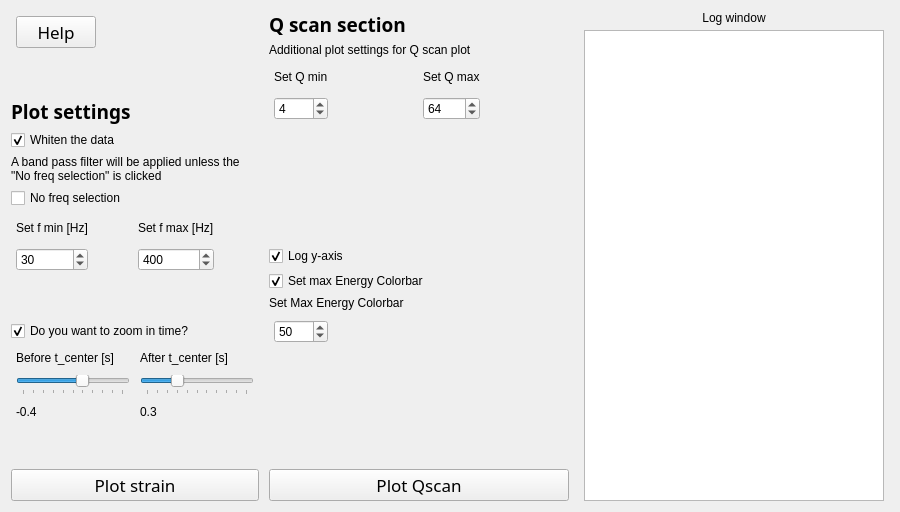
      <widget class="QWidget" name="tab_2">
       <attribute name="title">
        <string>Plot Data</string>
       </attribute>
       <attribute name="toolTip">
        <string>&lt;html&gt;&lt;head/&gt;&lt;body&gt;&lt;p&gt;&lt;span style=&quot;font-size: 15px;&quot;&gt;After having downloaded some data, click on 'Plot strain' and 'Plot Qscan' to visualize them.&lt;/span&gt;&lt;/p&gt;&lt;/body&gt;&lt;/html&gt;</string>
       </attribute>
       <layout class="QGridLayout" name="gridLayout_6">
        <item row="0" column="0">
         <layout class="QHBoxLayout" name="horizontalLayout_6">
          <property name="spacing">
           <number>5</number>
          </property>
          <property name="leftMargin">
           <number>0</number>
          </property>
          <property name="rightMargin">
           <number>0</number>
          </property>
          <item>
           <layout class="QVBoxLayout" name="verticalLayout_6">
            <item>
             <layout class="QHBoxLayout" name="horizontalLayout_10" stretch="1,2">
              <property name="spacing">
               <number>5</number>
              </property>
              <property name="leftMargin">
               <number>5</number>
              </property>
              <property name="topMargin">
               <number>5</number>
              </property>
              <property name="rightMargin">
               <number>5</number>
              </property>
              <property name="bottomMargin">
               <number>5</number>
              </property>
              <item>
               <widget class="QPushButton" name="helpButton2">
                <property name="font">
                 <font>
                  <family>Montserrat</family>
                  <pointsize>13</pointsize>
                 </font>
                </property>
                <property name="toolTip">
                 <string>&lt;html&gt;&lt;head/&gt;&lt;body&gt;&lt;p&gt;&lt;span style=&quot;font-size: 15px;&quot;&gt;Displays help contents for the &quot;Plot Data&quot; tab.&lt;/span&gt;&lt;/p&gt;&lt;/body&gt;&lt;/html&gt;</string>
                </property>
                <property name="text">
                 <string>Help</string>
                </property>
               </widget>
              </item>
              <item>
               <spacer name="horizontalSpacer_7">
                <property name="orientation">
                 <enum>Qt::Orientation::Horizontal</enum>
                </property>
                <property name="sizeHint" stdset="0">
                 <size>
                  <width>40</width>
                  <height>20</height>
                 </size>
                </property>
               </spacer>
              </item>
             </layout>
            </item>
            <item>
             <spacer name="verticalSpacer_11">
              <property name="orientation">
               <enum>Qt::Orientation::Vertical</enum>
              </property>
              <property name="sizeHint" stdset="0">
               <size>
                <width>20</width>
                <height>40</height>
               </size>
              </property>
             </spacer>
            </item>
            <item>
             <widget class="QLabel" name="label_25">
              <property name="font">
               <font>
                <family>Montserrat</family>
                <pointsize>14</pointsize>
                <bold>true</bold>
               </font>
              </property>
              <property name="text">
               <string>&lt;html&gt;&lt;head/&gt;&lt;body&gt;&lt;p&gt;Plot settings&lt;/p&gt;&lt;/body&gt;&lt;/html&gt;</string>
              </property>
             </widget>
            </item>
            <item>
             <widget class="QCheckBox" name="checkBox_5">
              <property name="toolTip">
               <string>&lt;html&gt;&lt;head/&gt;&lt;body&gt;&lt;p&gt;&lt;span style=&quot;font-size: 15px;&quot;&gt;Whitening is a process to remove noise from GW data.&lt;/span&gt;&lt;/p&gt;&lt;/body&gt;&lt;/html&gt;</string>
              </property>
              <property name="text">
               <string>Whiten the data</string>
              </property>
              <property name="checked">
               <bool>true</bool>
              </property>
             </widget>
            </item>
            <item>
             <widget class="QLabel" name="label_9">
              <property name="sizePolicy">
               <sizepolicy hsizetype="Minimum" vsizetype="Preferred">
                <horstretch>0</horstretch>
                <verstretch>0</verstretch>
               </sizepolicy>
              </property>
              <property name="minimumSize">
               <size>
                <width>0</width>
                <height>0</height>
               </size>
              </property>
              <property name="text">
               <string>&lt;html&gt;&lt;head/&gt;&lt;body&gt;&lt;p&gt;A band pass filter will be applied unless the &amp;quot;No freq selection&amp;quot; is clicked&lt;/p&gt;&lt;/body&gt;&lt;/html&gt;</string>
              </property>
              <property name="wordWrap">
               <bool>true</bool>
              </property>
             </widget>
            </item>
            <item>
             <widget class="QCheckBox" name="checkBox_7">
              <property name="text">
               <string>No freq selection </string>
              </property>
              <property name="tristate">
               <bool>false</bool>
              </property>
             </widget>
            </item>
            <item>
             <layout class="QGridLayout" name="gridLayout_2" rowstretch="0,0" columnstretch="0,0,0,0">
              <property name="leftMargin">
               <number>5</number>
              </property>
              <property name="topMargin">
               <number>5</number>
              </property>
              <property name="rightMargin">
               <number>5</number>
              </property>
              <property name="bottomMargin">
               <number>5</number>
              </property>
              <property name="spacing">
               <number>10</number>
              </property>
              <item row="0" column="0">
               <widget class="QLabel" name="label_20">
                <property name="text">
                 <string>Set f min [Hz]</string>
                </property>
               </widget>
              </item>
              <item row="0" column="2">
               <widget class="QLabel" name="label_21">
                <property name="text">
                 <string>Set f max [Hz]</string>
                </property>
               </widget>
              </item>
              <item row="1" column="0">
               <widget class="QSpinBox" name="spinBox_3">
                <property name="enabled">
                 <bool>true</bool>
                </property>
                <property name="minimum">
                 <number>10</number>
                </property>
                <property name="maximum">
                 <number>1000</number>
                </property>
                <property name="singleStep">
                 <number>10</number>
                </property>
                <property name="value">
                 <number>30</number>
                </property>
               </widget>
              </item>
              <item row="1" column="2">
               <widget class="QSpinBox" name="spinBox_4">
                <property name="minimum">
                 <number>10</number>
                </property>
                <property name="maximum">
                 <number>5000</number>
                </property>
                <property name="singleStep">
                 <number>10</number>
                </property>
                <property name="value">
                 <number>400</number>
                </property>
               </widget>
              </item>
              <item row="1" column="1">
               <spacer name="horizontalSpacer_9">
                <property name="orientation">
                 <enum>Qt::Orientation::Horizontal</enum>
                </property>
                <property name="sizeHint" stdset="0">
                 <size>
                  <width>40</width>
                  <height>20</height>
                 </size>
                </property>
               </spacer>
              </item>
              <item row="0" column="1">
               <spacer name="horizontalSpacer_8">
                <property name="orientation">
                 <enum>Qt::Orientation::Horizontal</enum>
                </property>
                <property name="sizeHint" stdset="0">
                 <size>
                  <width>40</width>
                  <height>20</height>
                 </size>
                </property>
               </spacer>
              </item>
              <item row="1" column="3">
               <spacer name="horizontalSpacer_22">
                <property name="orientation">
                 <enum>Qt::Orientation::Horizontal</enum>
                </property>
                <property name="sizeHint" stdset="0">
                 <size>
                  <width>40</width>
                  <height>20</height>
                 </size>
                </property>
               </spacer>
              </item>
              <item row="0" column="3">
               <spacer name="horizontalSpacer_21">
                <property name="orientation">
                 <enum>Qt::Orientation::Horizontal</enum>
                </property>
                <property name="sizeHint" stdset="0">
                 <size>
                  <width>40</width>
                  <height>20</height>
                 </size>
                </property>
               </spacer>
              </item>
             </layout>
            </item>
            <item>
             <spacer name="verticalSpacer_10">
              <property name="orientation">
               <enum>Qt::Orientation::Vertical</enum>
              </property>
              <property name="sizeHint" stdset="0">
               <size>
                <width>20</width>
                <height>40</height>
               </size>
              </property>
             </spacer>
            </item>
            <item>
             <widget class="QCheckBox" name="checkBox">
              <property name="enabled">
               <bool>true</bool>
              </property>
              <property name="text">
               <string>Do you want to zoom in time?</string>
              </property>
              <property name="checked">
               <bool>true</bool>
              </property>
             </widget>
            </item>
            <item>
             <layout class="QGridLayout" name="gridLayout_4">
              <property name="leftMargin">
               <number>5</number>
              </property>
              <property name="topMargin">
               <number>5</number>
              </property>
              <property name="rightMargin">
               <number>5</number>
              </property>
              <property name="bottomMargin">
               <number>5</number>
              </property>
              <property name="spacing">
               <number>10</number>
              </property>
              <item row="0" column="0">
               <widget class="QLabel" name="label_22">
                <property name="text">
                 <string>Before t_center [s]</string>
                </property>
               </widget>
              </item>
              <item row="1" column="0">
               <widget class="QSlider" name="horizontalSlider">
                <property name="minimum">
                 <number>-10</number>
                </property>
                <property name="maximum">
                 <number>0</number>
                </property>
                <property name="singleStep">
                 <number>1</number>
                </property>
                <property name="pageStep">
                 <number>1</number>
                </property>
                <property name="value">
                 <number>-4</number>
                </property>
                <property name="orientation">
                 <enum>Qt::Orientation::Horizontal</enum>
                </property>
                <property name="tickPosition">
                 <enum>QSlider::TickPosition::TicksBelow</enum>
                </property>
                <property name="tickInterval">
                 <number>0</number>
                </property>
               </widget>
              </item>
              <item row="0" column="1">
               <widget class="QLabel" name="label_28">
                <property name="text">
                 <string>&lt;html&gt;&lt;head/&gt;&lt;body&gt;&lt;p&gt;After t_center [s]&lt;/p&gt;&lt;/body&gt;&lt;/html&gt;</string>
                </property>
               </widget>
              </item>
              <item row="2" column="0">
               <widget class="QLabel" name="label_24">
                <property name="text">
                 <string>&lt;html&gt;&lt;head/&gt;&lt;body&gt;&lt;p&gt;-0.4&lt;/p&gt;&lt;/body&gt;&lt;/html&gt;</string>
                </property>
               </widget>
              </item>
              <item row="1" column="1">
               <widget class="QSlider" name="horizontalSlider_2">
                <property name="minimum">
                 <number>0</number>
                </property>
                <property name="maximum">
                 <number>10</number>
                </property>
                <property name="singleStep">
                 <number>1</number>
                </property>
                <property name="pageStep">
                 <number>1</number>
                </property>
                <property name="value">
                 <number>3</number>
                </property>
                <property name="orientation">
                 <enum>Qt::Orientation::Horizontal</enum>
                </property>
                <property name="tickPosition">
                 <enum>QSlider::TickPosition::TicksBelow</enum>
                </property>
                <property name="tickInterval">
                 <number>0</number>
                </property>
               </widget>
              </item>
              <item row="2" column="1">
               <widget class="QLabel" name="label_29">
                <property name="text">
                 <string>&lt;html&gt;&lt;head/&gt;&lt;body&gt;&lt;p&gt;0.3&lt;/p&gt;&lt;/body&gt;&lt;/html&gt;</string>
                </property>
               </widget>
              </item>
             </layout>
            </item>
            <item>
             <spacer name="verticalSpacer_12">
              <property name="orientation">
               <enum>Qt::Orientation::Vertical</enum>
              </property>
              <property name="sizeHint" stdset="0">
               <size>
                <width>20</width>
                <height>40</height>
               </size>
              </property>
             </spacer>
            </item>
            <item>
             <widget class="QPushButton" name="pushButton_2">
              <property name="sizePolicy">
               <sizepolicy hsizetype="Expanding" vsizetype="Fixed">
                <horstretch>0</horstretch>
                <verstretch>0</verstretch>
               </sizepolicy>
              </property>
              <property name="font">
               <font>
                <family>Montserrat</family>
                <pointsize>13</pointsize>
               </font>
              </property>
              <property name="toolTip">
               <string>&lt;html&gt;&lt;head/&gt;&lt;body&gt;&lt;p&gt;&lt;span style=&quot;font-size: 15px;&quot;&gt;Plot the gravitational wave data (called strain) as function of time.&lt;/span&gt;&lt;/p&gt;&lt;/body&gt;&lt;/html&gt;</string>
              </property>
              <property name="text">
               <string>Plot strain</string>
              </property>
             </widget>
            </item>
           </layout>
          </item>
          <item>
           <layout class="QVBoxLayout" name="verticalLayout_5">
            <property name="spacing">
             <number>5</number>
            </property>
            <property name="leftMargin">
             <number>5</number>
            </property>
            <property name="rightMargin">
             <number>5</number>
            </property>
            <item>
             <widget class="QLabel" name="label_10">
              <property name="font">
               <font>
                <family>Montserrat</family>
                <pointsize>14</pointsize>
                <bold>true</bold>
               </font>
              </property>
              <property name="toolTip">
               <string>&lt;html&gt;&lt;head/&gt;&lt;body&gt;&lt;p&gt;&lt;span style=&quot;font-size: 15px;&quot;&gt;A time-frequency representation based on the Q-transform.&lt;/span&gt;&lt;/p&gt;&lt;/body&gt;&lt;/html&gt;</string>
              </property>
              <property name="text">
               <string>&lt;html&gt;&lt;head/&gt;&lt;body&gt;&lt;p&gt;Q scan section&lt;/p&gt;&lt;/body&gt;&lt;/html&gt;</string>
              </property>
             </widget>
            </item>
            <item>
             <widget class="QLabel" name="label_19">
              <property name="minimumSize">
               <size>
                <width>300</width>
                <height>0</height>
               </size>
              </property>
              <property name="text">
               <string>&lt;html&gt;&lt;head/&gt;&lt;body&gt;&lt;p&gt;Additional plot settings for Q scan plot&lt;/p&gt;&lt;/body&gt;&lt;/html&gt;</string>
              </property>
              <property name="wordWrap">
               <bool>true</bool>
              </property>
             </widget>
            </item>
            <item>
             <layout class="QGridLayout" name="gridLayout_5" rowstretch="0,0" columnstretch="0,0,0,0">
              <property name="leftMargin">
               <number>5</number>
              </property>
              <property name="topMargin">
               <number>5</number>
              </property>
              <property name="rightMargin">
               <number>5</number>
              </property>
              <property name="bottomMargin">
               <number>5</number>
              </property>
              <property name="spacing">
               <number>10</number>
              </property>
              <item row="0" column="0">
               <widget class="QLabel" name="label_5">
                <property name="text">
                 <string>Set Q min</string>
                </property>
               </widget>
              </item>
              <item row="1" column="3">
               <spacer name="horizontalSpacer_3">
                <property name="orientation">
                 <enum>Qt::Orientation::Horizontal</enum>
                </property>
                <property name="sizeHint" stdset="0">
                 <size>
                  <width>40</width>
                  <height>20</height>
                 </size>
                </property>
               </spacer>
              </item>
              <item row="0" column="1">
               <spacer name="horizontalSpacer_27">
                <property name="orientation">
                 <enum>Qt::Orientation::Horizontal</enum>
                </property>
                <property name="sizeHint" stdset="0">
                 <size>
                  <width>40</width>
                  <height>20</height>
                 </size>
                </property>
               </spacer>
              </item>
              <item row="0" column="2">
               <widget class="QLabel" name="label_6">
                <property name="text">
                 <string>Set Q max</string>
                </property>
               </widget>
              </item>
              <item row="1" column="2">
               <widget class="QSpinBox" name="spinBox_2">
                <property name="maximum">
                 <number>200</number>
                </property>
                <property name="value">
                 <number>64</number>
                </property>
               </widget>
              </item>
              <item row="1" column="0">
               <widget class="QSpinBox" name="spinBox">
                <property name="maximum">
                 <number>200</number>
                </property>
                <property name="value">
                 <number>4</number>
                </property>
               </widget>
              </item>
              <item row="0" column="3">
               <spacer name="horizontalSpacer_4">
                <property name="orientation">
                 <enum>Qt::Orientation::Horizontal</enum>
                </property>
                <property name="sizeHint" stdset="0">
                 <size>
                  <width>40</width>
                  <height>20</height>
                 </size>
                </property>
               </spacer>
              </item>
              <item row="1" column="1">
               <spacer name="horizontalSpacer_28">
                <property name="orientation">
                 <enum>Qt::Orientation::Horizontal</enum>
                </property>
                <property name="sizeHint" stdset="0">
                 <size>
                  <width>40</width>
                  <height>20</height>
                 </size>
                </property>
               </spacer>
              </item>
             </layout>
            </item>
            <item>
             <spacer name="verticalSpacer_9">
              <property name="orientation">
               <enum>Qt::Orientation::Vertical</enum>
              </property>
              <property name="sizeHint" stdset="0">
               <size>
                <width>20</width>
                <height>40</height>
               </size>
              </property>
             </spacer>
            </item>
            <item>
             <widget class="QCheckBox" name="checkBox_6">
              <property name="text">
               <string>Log y-axis</string>
              </property>
              <property name="checked">
               <bool>true</bool>
              </property>
             </widget>
            </item>
            <item>
             <widget class="QCheckBox" name="checkBox_8">
              <property name="text">
               <string>Set max Energy Colorbar</string>
              </property>
              <property name="checked">
               <bool>true</bool>
              </property>
             </widget>
            </item>
            <item>
             <widget class="QLabel" name="label_26">
              <property name="enabled">
               <bool>true</bool>
              </property>
              <property name="text">
               <string>Set Max Energy Colorbar</string>
              </property>
             </widget>
            </item>
            <item>
             <layout class="QHBoxLayout" name="horizontalLayout_9" stretch="0,2">
              <property name="spacing">
               <number>10</number>
              </property>
              <property name="leftMargin">
               <number>5</number>
              </property>
              <property name="topMargin">
               <number>5</number>
              </property>
              <property name="rightMargin">
               <number>5</number>
              </property>
              <property name="bottomMargin">
               <number>5</number>
              </property>
              <item>
               <widget class="QSpinBox" name="spinBox_5">
                <property name="enabled">
                 <bool>true</bool>
                </property>
                <property name="maximum">
                 <number>1000</number>
                </property>
                <property name="singleStep">
                 <number>10</number>
                </property>
                <property name="value">
                 <number>50</number>
                </property>
               </widget>
              </item>
              <item>
               <spacer name="horizontalSpacer_5">
                <property name="orientation">
                 <enum>Qt::Orientation::Horizontal</enum>
                </property>
                <property name="sizeHint" stdset="0">
                 <size>
                  <width>40</width>
                  <height>20</height>
                 </size>
                </property>
               </spacer>
              </item>
             </layout>
            </item>
            <item>
             <spacer name="verticalSpacer_8">
              <property name="orientation">
               <enum>Qt::Orientation::Vertical</enum>
              </property>
              <property name="sizeHint" stdset="0">
               <size>
                <width>20</width>
                <height>40</height>
               </size>
              </property>
             </spacer>
            </item>
            <item>
             <widget class="QPushButton" name="pushButton_4">
              <property name="sizePolicy">
               <sizepolicy hsizetype="Expanding" vsizetype="Fixed">
                <horstretch>0</horstretch>
                <verstretch>0</verstretch>
               </sizepolicy>
              </property>
              <property name="font">
               <font>
                <family>Montserrat</family>
                <pointsize>13</pointsize>
               </font>
              </property>
              <property name="toolTip">
               <string>&lt;html&gt;&lt;head/&gt;&lt;body&gt;&lt;p&gt;&lt;span style=&quot;font-size: 15px;&quot;&gt;Plot the time-frequency evolution of the gravitational wave data.&lt;/span&gt;&lt;/p&gt;&lt;/body&gt;&lt;/html&gt;</string>
              </property>
              <property name="text">
               <string>Plot Qscan</string>
              </property>
             </widget>
            </item>
           </layout>
          </item>
          <item>
           <layout class="QVBoxLayout" name="verticalLayout_4">
            <property name="spacing">
             <number>5</number>
            </property>
            <property name="leftMargin">
             <number>5</number>
            </property>
            <property name="topMargin">
             <number>0</number>
            </property>
            <property name="rightMargin">
             <number>5</number>
            </property>
            <property name="bottomMargin">
             <number>0</number>
            </property>
            <item>
             <widget class="QLabel" name="label_31">
              <property name="toolTip">
               <string notr="true">&lt;html&gt;&lt;head/&gt;&lt;body&gt;&lt;p&gt;&lt;span style=&quot;font-size: 15px;&quot;&gt;Displays tips, warnings and status update messages.&lt;/span&gt;&lt;/p&gt;&lt;/body&gt;&lt;/html&gt;</string>
              </property>
              <property name="text">
               <string>&lt;html&gt;&lt;head/&gt;&lt;body&gt;&lt;p align=&quot;center&quot;&gt;Log window&lt;/p&gt;&lt;/body&gt;&lt;/html&gt;</string>
              </property>
             </widget>
            </item>
            <item>
             <widget class="QTextBrowser" name="textBrowser_2">
              <property name="minimumSize">
               <size>
                <width>300</width>
                <height>0</height>
               </size>
              </property>
              <property name="font">
               <font>
                <family>Times New Roman</family>
                <pointsize>14</pointsize>
               </font>
              </property>
             </widget>
            </item>
           </layout>
          </item>
         </layout>
        </item>
       </layout>
      </widget>
